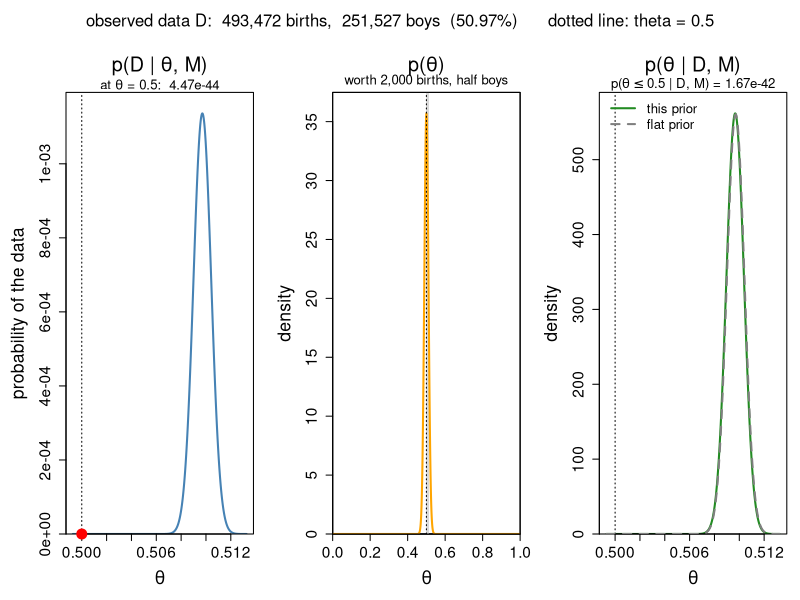

Reproduce this figure in R.
# Laplace's question: are boys more likely to be born than girls?
#
# Paris baptism records, 1745 to 1770: 251,527 boys and 241,945 girls.  That
# is 50.97% boys.  Is the probability of a boy, theta, really above 0.5, or
# could a fair "coin" have produced this?
#
# The three curves of TwoPriors.R, for Laplace's data.  The likelihood panel
# also shows the difference between the two frameworks of this section:
# a hypothesis test looks at ONE point on the likelihood curve (theta = 0.5);
# Bayes' theorem uses the WHOLE curve.

share_of_records <- 1   # 1 = all records.  Try 0.01 or 0.001 and run again.
prior_births <- 2000   # 0 = Laplace's flat prior.  Try 20000 and run again.

boys <- round(251527 * share_of_records)    # the data, D ...
girls <- round(241945 * share_of_records)
births <- boys + girls                       # ... out of this many births

theta_null <- 0.5      # the value a hypothesis test would assume

# ---------------------------------------------------------------- the curves

# Candidate values for theta.  The grid is fine because, with this much data,
# the posterior is very narrow.
step <- 0.000001
theta <- seq(0, 1, by = step)

# p(D | theta, M) for every candidate.
likelihood <- dbinom(boys, births, theta)

# Laplace used a flat prior: before seeing the records, every theta between
# 0 and 1 was taken as equally probable.  With prior_births above 0 we use a
# skeptic's prior instead: someone who is sure the ratio is close to 50/50,
# as sure as if they had already seen prior_births births, half of them boys.
# 20000 puts 95% of the prior between 0.493 and 0.507.
prior_shape <- 1 + prior_births / 2
prior <- dbeta(theta, prior_shape, prior_shape)    # flat when prior_births = 0
flat_prior <- dunif(theta)

# Bayes' theorem, candidate by candidate, as in TwoPriors.R.  We also keep the
# posterior under the flat prior, to see how much the prior changed it.
p_data <- sum(likelihood * prior) * step
posterior <- likelihood * prior / p_data
flat_posterior <- likelihood * flat_prior / (sum(likelihood * flat_prior) * step)

# ---------------------------------------------------------------- the numbers

# The hypothesis test uses only the likelihood at theta = 0.5 ...
likelihood_null <- dbinom(boys, births, theta_null)

# ... or, in practice, the p value: the probability of at least this many
# boys if theta = 0.5.  That is a sum over possible data, all at theta = 0.5.
p_value <- pbinom(boys - 1, births, theta_null, lower.tail = FALSE)

# Bayes: the probability that theta is 0.5 or less, the area of the posterior
# left of 0.5.  The grid gives it approximately; the beta distribution exactly.
p_below_grid <- sum(posterior[theta <= theta_null]) * step
p_below <- pbeta(theta_null, boys + prior_shape, girls + prior_shape)

# ---------------------------------------------------------------- the plot

# The likelihood and posterior panels show only a narrow stretch of theta:
# from just below 0.5 to just past the posterior.  Everywhere else both curves
# are flat at zero.
spread <- sqrt(boys * girls / births^3)
shown <- theta >= min(theta_null, boys / births - 5 * spread) - spread &
         theta <= boys / births + 5 * spread

# R shrinks the text when three panels share a row; the cex settings undo that
# so the labels survive being put on a slide.
par(mfrow = c(1, 3), oma = c(0, 0, 3, 0), mar = c(5, 5, 4, 1),
    cex.axis = 1.4, cex.lab = 1.6, cex.main = 1.8)

# The likelihood, with the one point a hypothesis test looks at.
plot(theta[shown], likelihood[shown], type = "l", lwd = 2, col = "steelblue",
     ylim = c(0, max(likelihood) * 1.05), yaxs = "i",
     xlab = bquote(theta), ylab = "probability of the data",
     main = bquote("p(D | " * theta * ", M)"))
abline(v = theta_null, lty = 3)
points(theta_null, likelihood_null, pch = 19, cex = 2, col = "red", xpd = NA)
title(main = bquote("at " * theta * " = " * .(theta_null) * ":  " *
                      .(signif(likelihood_null, 3))),
      line = 0.6, font.main = 1, cex.main = 1.2)

# The prior, over the full range of theta: flat (or not) only means something
# when we see all of it.  The grey strip is the stretch the other two panels zoom
# into.  It has its own y axis: on the posterior's axis it would be a line
# along the bottom.
prior_top <- max(1.2, max(prior) * 1.05)
plot(c(0, 1), c(1, 1), type = "n",
     xlim = c(0, 1), ylim = c(0, prior_top), xaxs = "i", yaxs = "i",
     xlab = bquote(theta), ylab = "density",
     main = bquote("p(" * theta * ")"))
rect(min(theta[shown]), 0, max(theta[shown]), prior_top, col = "grey85",
     border = NA)
lines(theta, prior, lwd = 2, col = "orange")
abline(v = theta_null, lty = 3)
box()
title(main = if (prior_births == 0) "flat" else
               paste("worth", format(prior_births, big.mark = ","),
                     "births, half boys"),
      line = 0.6, font.main = 1, cex.main = 1.2)

# The posterior.
plot(theta[shown], posterior[shown], type = "l", lwd = 2, col = "forestgreen",
     ylim = c(0, max(posterior) * 1.05), yaxs = "i",
     xlab = bquote(theta), ylab = "density",
     main = bquote("p(" * theta * " | D, M)"))
abline(v = theta_null, lty = 3)
if (prior_births > 0) {
  # The posterior Laplace got with the flat prior, for comparison.
  lines(theta[shown], flat_posterior[shown], lwd = 2, lty = 2, col = "grey50")
  legend("topleft", c("this prior", "flat prior"), lwd = 2, lty = c(1, 2),
         col = c("forestgreen", "grey50"), bty = "n", cex = 1.2)
}
title(main = bquote("p(" * theta <= .(theta_null) * " | D, M) = " *
                      .(signif(p_below, 3))),
      line = 0.6, font.main = 1, cex.main = 1.2)

mtext(paste0("observed data D:  ", format(births, big.mark = ","), " births,  ",
             format(boys, big.mark = ","), " boys  (",
             round(100 * boys / births, 2), "%)      dotted line: theta = ",
             theta_null),
      outer = TRUE, line = 0.8, cex = 1)

# ---------------------------------------------------------------- the point

# The hypothesis test asks: if theta were 0.5, how surprising would these data
# be?  It uses the red dot and nothing else.  Bayes' theorem asks: given these
# data, how probable is each theta?  It uses the whole likelihood curve, and
# tells us what theta is (close to 0.51) and how sure we can be (very).
#
# The p value and p(theta <= 0.5 | D) below are close.  That happens whenever
# the prior is flat (try share_of_records = 0.001), and it is part of why p
# values are so easily read as p(theta | D).  They still answer different
# questions, and once the prior is not flat they come apart.
#
# With prior_births = 20000 the skeptic starts out almost sure that theta is
# below 0.507, yet the posterior hardly moves: 493,472 births outweigh a prior
# worth 20,000.  Try share_of_records = 0.01 with the same prior to see the
# prior win.
cat("share of boys              :", round(boys / births, 4), "\n")
cat("posterior mean of theta    :",
    round((boys + prior_shape) / (births + 2 * prior_shape), 4), "\n")
cat("p(D | theta = 0.5, M)      :", signif(likelihood_null, 3), "\n")
cat("p value (theta = 0.5)      :", signif(p_value, 3), "\n")
cat("p(theta <= 0.5 | D), grid  :", signif(p_below_grid, 3), "\n")
cat("p(theta <= 0.5 | D), exact :", signif(p_below, 3), "\n")
cat("95% credible interval      :",
    round(qbeta(c(0.025, 0.975), boys + prior_shape, girls + prior_shape), 4),
    "\n")

# For comparison: Arbuthnot (1710) found more boys than girls in all 82 years
# of London christenings he looked at.  If theta were 0.5, each year would be
# a coin flip, and 82 boy-years in a row would have this probability:
cat("\nArbuthnot, (1/2)^82        :", signif(0.5^82, 3), "\n")
